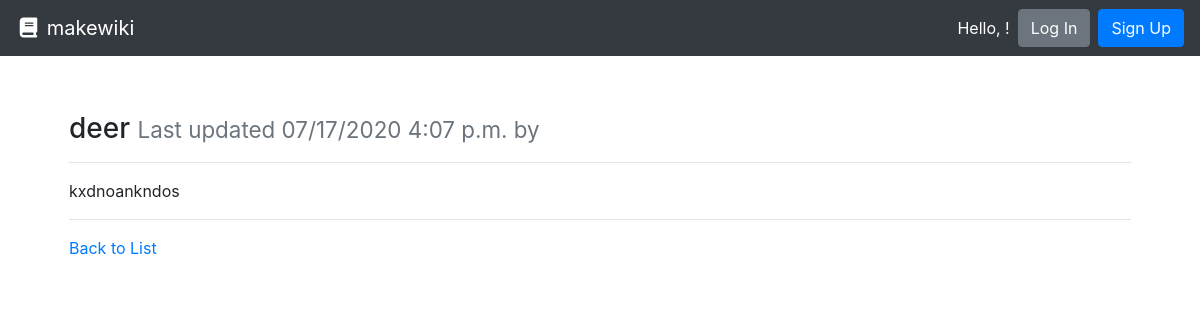
Screenshot of /w/deer/ with the database file from the repository.
### wiki/models.py (models this page shows, shortened)
class Article(models.Model):
    title = models.CharField(max_length=settings.WIKI_ARTICLE_TITLE_MAX_LENGTH, unique=True,
                             help_text="Title of your article.")
    author = models.ForeignKey(User, on_delete=models.PROTECT,
                               help_text="The user that posted this article.")
    slug = models.CharField(max_length=settings.WIKI_ARTICLE_TITLE_MAX_LENGTH, blank=True, editable=False,
                            help_text="Unique URL path to access this article. Generated by the system.")
    content = models.TextField(
        help_text="Write the content of your particleage here.")
    created = models.DateTimeField(auto_now_add=True,
                                   help_text="The date and time this article was created. Automatically generated when the model saves.")
    modified = models.DateTimeField(auto_now=True,
                                    help_text="The date and time this article was updated. Automatically generated when the model updates.")

### wiki/views.py (the view)
# urls.py: path('w/<str:slug>/', ArticleDetailView.as_view(), name='wiki-details-page'),
class ArticleDetailView(DetailView):
    model = Article
    def get(self, request, slug):
        article = self.get_queryset().get(slug__iexact=slug)
        return render(request, 'article.html', {
          'article': article
        })

### wiki/templates/article.html
{% extends "base.html" %}
{% block content %}
  <div class="row">
    <div class="col m-4">
      <h3>{{ article.title }} <small class="text-muted">Last updated {{ article.modified|date:"SHORT_DATETIME_FORMAT" }} by <b>{{ page.author.username }}</b></small></h3>
      <hr>
      <p>{{ article.content|linebreaksbr }}</p>
      <hr>
      <a href="{% url 'wiki-list-page' %}">Back to List</a>
    </div>
  </div>
{% endblock %}

### rows the page displays
Article: title "deer", modified "07/17/2020 4:07 p.m.", content "kxdnoankndos"
